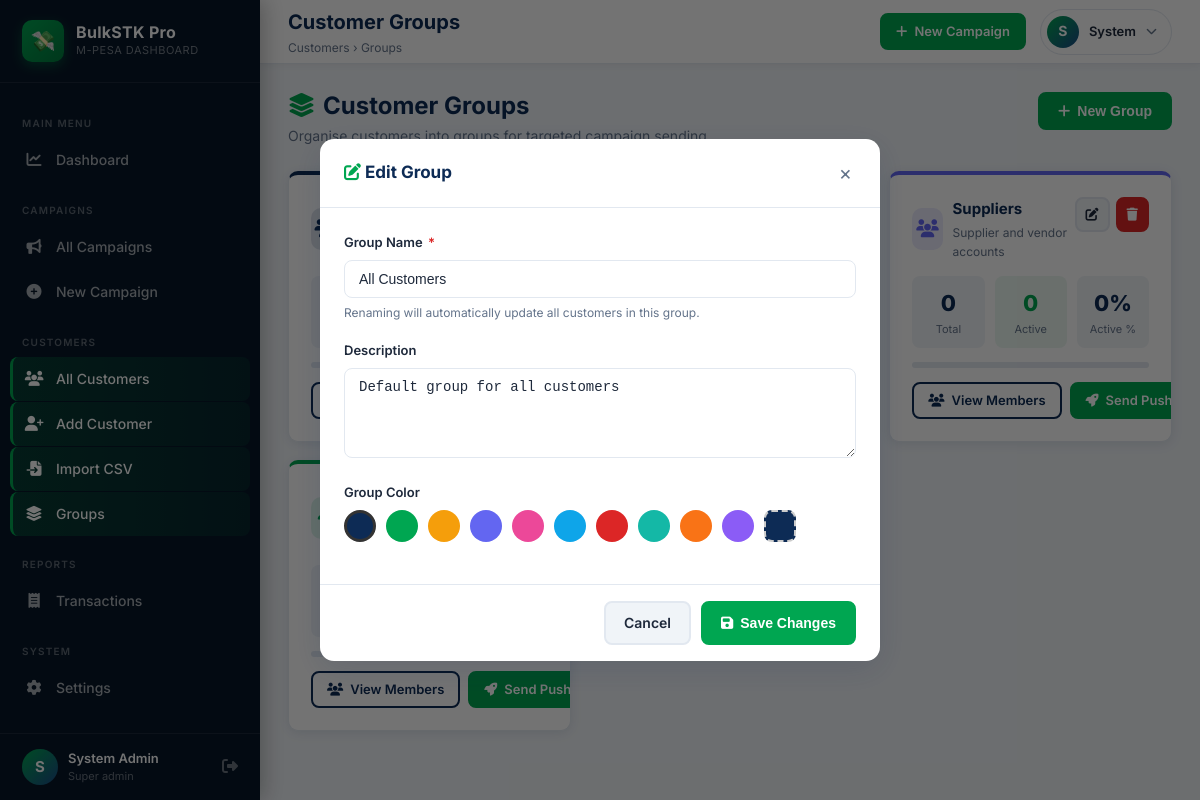
Page /customers/groups.php?edit=1 (signed in) on the committed database.
### tables this page shows
CREATE TABLE IF NOT EXISTS customer_groups (
    id          INT UNSIGNED AUTO_INCREMENT PRIMARY KEY,
    name        VARCHAR(100)  NOT NULL UNIQUE,
    description VARCHAR(255)  DEFAULT NULL,
    color       VARCHAR(20)   NOT NULL DEFAULT '#00A651',
    created_at  DATETIME      NOT NULL DEFAULT CURRENT_TIMESTAMP
);

### includes/db.php (called while the page is built, shortened)
<?php
class Database {
    private static ?PDO $instance = null;
    public static function getConnection(): PDO {
        if (self::$instance === null) {
            $dsn = sprintf(
                'mysql:host=%s;dbname=%s;charset=%s',
                DB_HOST, DB_NAME, DB_CHARSET
            );
            $options = [
                PDO::ATTR_ERRMODE            => PDO::ERRMODE_EXCEPTION,
                PDO::ATTR_DEFAULT_FETCH_MODE => PDO::FETCH_ASSOC,
                PDO::ATTR_EMULATE_PREPARES   => false,
                PDO::MYSQL_ATTR_INIT_COMMAND => "SET NAMES utf8mb4 COLLATE utf8mb4_unicode_ci",
            ];
            try {
                self::$instance = new PDO($dsn, DB_USER, DB_PASS, $options);
            } catch (PDOException $e) {
                error_log('DB Connection failed: ' . $e->getMessage());
                die(json_encode(['success' => false, 'message' => 'Database connection failed.']));
            }
        }
        return self::$instance;
    }
    public static function query(string $sql, array $params = []): PDOStatement {
        $stmt = self::getConnection()->prepare($sql);
        $stmt->execute($params);
        return $stmt;
    }
    public static function fetchOne(string $sql, array $params = []): ?array {
        $row = self::query($sql, $params)->fetch();
        return $row ?: null;
    }
    public static function fetchAll(string $sql, array $params = []): array {
        return self::query($sql, $params)->fetchAll();
    }
}

### includes/functions.php (called while the page is built, shortened)
<?php
require_once __DIR__ . '/db.php';
function e(string $str): string {
    return htmlspecialchars($str, ENT_QUOTES | ENT_HTML5, 'UTF-8');
}

### customers/groups.php (the view, shortened to what this page needs)
<?php
require_once __DIR__ . '/../includes/db.php';
require_once __DIR__ . '/../includes/functions.php';
$groups = Database::fetchAll("
    SELECT g.*,
           COUNT(c.id)        AS customer_count,
           SUM(c.status = 1)  AS active_count
    FROM customer_groups g
    LEFT JOIN customers c ON c.group_name = g.name
    GROUP BY g.id
    ORDER BY g.name ASC
");
$editGroup = null;
if (!empty($_GET['edit'])) {
    $editGroup = Database::fetchOne("SELECT * FROM customer_groups WHERE id = ?", [(int)$_GET['edit']]);
}
require __DIR__ . '/../templates/header.php';
?>
<div class="page-header">
  <div style="display:flex;align-items:flex-start;justify-content:space-between;flex-wrap:wrap;gap:12px">
    <div>
      <h1><i class="fas fa-layer-group" style="color:var(--secondary);margin-right:8px"></i>Customer Groups</h1>
      <p>Organise customers into groups for targeted campaign sending</p>
    </div>
    <button class="btn btn-secondary" onclick="Modal.open('modal-create')">
      <i class="fas fa-plus"></i> New Group
    </button>
  </div>
</div>
<?php if (empty($groups)): ?>
  <div class="empty-state card" style="padding:60px">
    <div class="empty-icon"><i class="fas fa-layer-group"></i></div>
    <h3>No groups yet</h3>
    <p>Create groups to organise customers and target campaigns</p>
    <button class="btn btn-secondary" style="margin-top:16px" onclick="Modal.open('modal-create')">
      <i class="fas fa-plus"></i> Create First Group
    </button>
  </div>
<?php else: ?>
  <div style="display:grid;grid-template-columns:repeat(auto-fill,minmax(280px,1fr));gap:18px;margin-bottom:28px">
    <?php foreach ($groups as $g):
      $pct = $g['customer_count'] > 0 ? round(($g['active_count'] / $g['customer_count']) * 100) : 0;
    ?>
      <div class="card" style="border-top:4px solid <?= e($g['color']) ?>">
        <div class="card-body">
          <div style="display:flex;align-items:flex-start;justify-content:space-between;margin-bottom:14px">
            <div style="display:flex;align-items:center;gap:10px">
              <div style="width:42px;height:42px;border-radius:10px;background:<?= e($g['color']) ?>22;display:flex;align-items:center;justify-content:center">
                <i class="fas fa-users" style="color:<?= e($g['color']) ?>;font-size:18px"></i>
              </div>
              <div>
                <div style="font-weight:700;font-size:15px;color:var(--primary)"><?= e($g['name']) ?></div>
                <?php if ($g['description']): ?>
                  <div style="font-size:12px;color:var(--text-muted);margin-top:2px"><?= e($g['description']) ?></div>
                <?php endif; ?>
              </div>
            </div>
            <div style="display:flex;gap:6px">
              <a href="?edit=<?= $g['id'] ?>" class="btn btn-light btn-sm btn-icon" title="Edit">
                <i class="fas fa-edit"></i>
              </a>
              <form method="POST" style="display:inline"
                    onsubmit="return confirm('Delete group \'<?= e(addslashes($g['name'])) ?>\'? Customers will be unassigned but not deleted.')">
                <button type="submit" class="btn btn-danger btn-sm btn-icon" title="Delete">
                  <i class="fas fa-trash"></i>
                </button>
              </form>
            </div>
          </div>
          <div style="display:flex;gap:10px;margin-bottom:14px">
            <div style="flex:1;text-align:center;background:var(--bg);border-radius:8px;padding:10px">
              <div style="font-size:22px;font-weight:800;color:var(--primary)"><?= number_format($g['customer_count']) ?></div>
              <div style="font-size:11px;color:var(--text-muted)">Total</div>
            </div>
            <div style="flex:1;text-align:center;background:rgba(0,166,81,0.08);border-radius:8px;padding:10px">
              <div style="font-size:22px;font-weight:800;color:var(--success)"><?= number_format($g['active_count']) ?></div>
              <div style="font-size:11px;color:var(--text-muted)">Active</div>
            </div>
            <div style="flex:1;text-align:center;background:var(--bg);border-radius:8px;padding:10px">
              <div style="font-size:22px;font-weight:800;color:var(--primary)"><?= $pct ?>%</div>
              <div style="font-size:11px;color:var(--text-muted)">Active %</div>
            </div>
          </div>
          <div class="progress progress-sm" style="margin-bottom:14px">
          </div>
          <div style="display:flex;gap:8px">
            <a href="<?= APP_URL ?>/customers/index.php?group=<?= urlencode($g['name']) ?>"
               class="btn btn-outline-primary btn-sm" style="flex:1;justify-content:center">
              <i class="fas fa-users"></i> View Members
            </a>
            <a href="<?= APP_URL ?>/campaigns/create.php?group=<?= urlencode($g['name']) ?>"
               class="btn btn-secondary btn-sm" style="flex:1;justify-content:center">
              <i class="fas fa-rocket"></i> Send Push
            </a>
          </div>
        </div>
      </div>
    <?php endforeach; ?>
  </div>
<?php endif; ?>
<?php if ($editGroup): ?>
<div class="modal-backdrop show" id="modal-edit">
  <div class="modal">
    <div class="modal-header">
      <div class="modal-title"><i class="fas fa-edit" style="color:var(--secondary)"></i> Edit Group</div>
      <a href="?" class="modal-close">×</a>
    </div>
    <form method="POST" action="">
      <div class="modal-body">
        <div class="form-group">
          <label class="form-label">Group Name <span class="required">*</span></label>
          <input type="text" name="name" class="form-control" required maxlength="100"
                 value="<?= e($editGroup['name']) ?>"/>
          <div class="form-hint">Renaming will automatically update all customers in this group.</div>
        </div>
        <div class="form-group">
          <label class="form-label">Description</label>
          <textarea name="description" class="form-control" rows="2"><?= e($editGroup['description'] ?? '') ?></textarea>
        </div>
        <div class="form-group">
          <label class="form-label">Group Color</label>
          <div style="display:flex;gap:10px;align-items:center;flex-wrap:wrap">
            <?php foreach (['#0D2B55','#00A651','#F59E0B','#6366F1','#EC4899','#0EA5E9','#DC2626','#14B8A6','#F97316','#8B5CF6'] as $c): ?>
              <label style="cursor:pointer">
                <div style="width:32px;height:32px;border-radius:50%;background:<?= $c ?>;border:<?= $editGroup['color']===$c?'3px solid #333':'3px solid transparent' ?>;transition:all 0.15s"
                     onclick="this.previousElementSibling.click()"></div>
              </label>
            <?php endforeach; ?>
            <div id="edit-color-preview" style="width:32px;height:32px;border-radius:8px;background:<?= e($editGroup['color']) ?>;border:2px dashed #ccc"></div>
          </div>
        </div>
      </div>
      <div class="modal-footer">
        <a href="?" class="btn btn-light">Cancel</a>
        <button type="submit" class="btn btn-secondary"><i class="fas fa-save"></i> Save Changes</button>
      </div>
    </form>
  </div>
</div>
<?php endif; ?>
<?php require __DIR__ . '/../templates/footer.php'; ?>

### assets/css/style.css (style rules this page uses)
:root { --primary: #0D2B55; --primary-light: #1B4A8A; --primary-dark: #071729; --secondary: #00A651; --secondary-light:#00C462; --secondary-dark: #007A3D; --success: #00A651; --danger: #DC2626; --warning: #F59E0B; --info: #0EA5E9; --bg: #F0F4F8; --card-bg: #FFFFFF; --text: #1E293B; --text-muted: #64748B; --border: #E2E8F0; --sidebar-width: 260px; --topbar-height: 64px; --radius: 10px; --shadow: 0 2px 12px rgba(13,43,85,0.10); --shadow-lg: 0 8px 32px rgba(13,43,85,0.15); --transition: all 0.2s ease; }
*, *::before, *::after { box-sizing: border-box; margin: 0; padding: 0; }
body { font-family: 'Inter', 'Segoe UI', system-ui, -apple-system, sans-serif; background: var(--bg); color: var(--text); font-size: 14px; line-height: 1.6; overflow-x: hidden; }
a { color: var(--secondary); text-decoration: none; transition: var(--transition); }
.page-header { margin-bottom: 24px; }
.page-header h1 { font-size: 24px; font-weight: 700; color: var(--primary); line-height: 1.2; }
.page-header p { color: var(--text-muted); font-size: 14px; margin-top: 4px; }
.card { background: var(--card-bg); border-radius: var(--radius); border: 1px solid var(--border); box-shadow: var(--shadow); overflow: hidden; }
.card-body { padding: 22px; }
.btn { display: inline-flex; align-items: center; gap: 7px; padding: 9px 18px; border-radius: 8px; font-size: 14px; font-weight: 600; cursor: pointer; transition: var(--transition); border: 2px solid transparent; white-space: nowrap; }
.btn-sm { padding: 6px 14px; font-size: 13px; }
.btn-icon { padding: 9px; }
.btn-secondary { background: var(--secondary); color: #fff; border-color: var(--secondary); }
.btn-outline-primary { background: transparent; color: var(--primary); border-color: var(--primary); }
.btn-danger { background: var(--danger); color: #fff; border-color: var(--danger); }
.btn-light { background: var(--bg); color: var(--text); border-color: var(--border); }
.form-group { margin-bottom: 18px; }
.form-label { display: block; font-size: 13px; font-weight: 600; color: var(--text); margin-bottom: 7px; }
.form-label .required { color: var(--danger); margin-left: 2px; }
.form-control, .form-select { width: 100%; padding: 10px 14px; border: 1.5px solid var(--border); border-radius: 8px; font-size: 14px; color: var(--text); background: #fff; transition: var(--transition); outline: none; }
.form-hint { font-size: 12px; color: var(--text-muted); margin-top: 5px; }
textarea.form-control { resize: vertical; min-height: 90px; }
.progress { background: #E2E8F0; border-radius: 10px; overflow: hidden; }
.progress-sm { height: 6px; }
.modal-backdrop { position: fixed; inset: 0; background: rgba(0,0,0,0.55); z-index: 2000; display: flex; align-items: center; justify-content: center; padding: 20px; opacity: 0; pointer-events: none; transition: opacity 0.2s ease; }
.modal-backdrop.show { opacity: 1; pointer-events: auto; }
.modal { background: #fff; border-radius: 14px; width: 100%; max-width: 560px; max-height: 90vh; overflow-y: auto; box-shadow: var(--shadow-lg); transform: scale(0.95) translateY(10px); transition: transform 0.2s ease; }
.modal-backdrop.show .modal { transform: scale(1) translateY(0); }
.modal-header { padding: 20px 24px; border-bottom: 1px solid var(--border); display: flex; align-items: center; justify-content: space-between; }
.modal-title { font-size: 17px; font-weight: 700; color: var(--primary); }
.modal-body { padding: 24px; }
.modal-footer { padding: 16px 24px; border-top: 1px solid var(--border); display: flex; gap: 10px; justify-content: flex-end; }
.modal-close { background: none; border: none; cursor: pointer; color: var(--text-muted); font-size: 20px; padding: 4px; border-radius: 4px; line-height: 1; }

### rows in the picture
customer_groups: name "Suppliers", description "Supplier and vendor accounts", customer_count "0", active_count "0", pct "0"
customer_groups: name "All Customers", description "Default group for all customers", color "#0D2B55" (drawn)

### other values in the picture
APP_NAME "BulkSTK Pro"
substr($_SESSION['user_name'] ?? 'A', 0, 1) "S"
$_SESSION['user_name'] "System Admin"
str_replace('_', ' ', $_SESSION['user_role'] ?? 'admin') "Super admin"
$pageTitle "Customer Groups"
$pageSubtitle "Customers › Groups"
explode(' ', $_SESSION['user_name'] ?? 'Admin')[0] "System"
